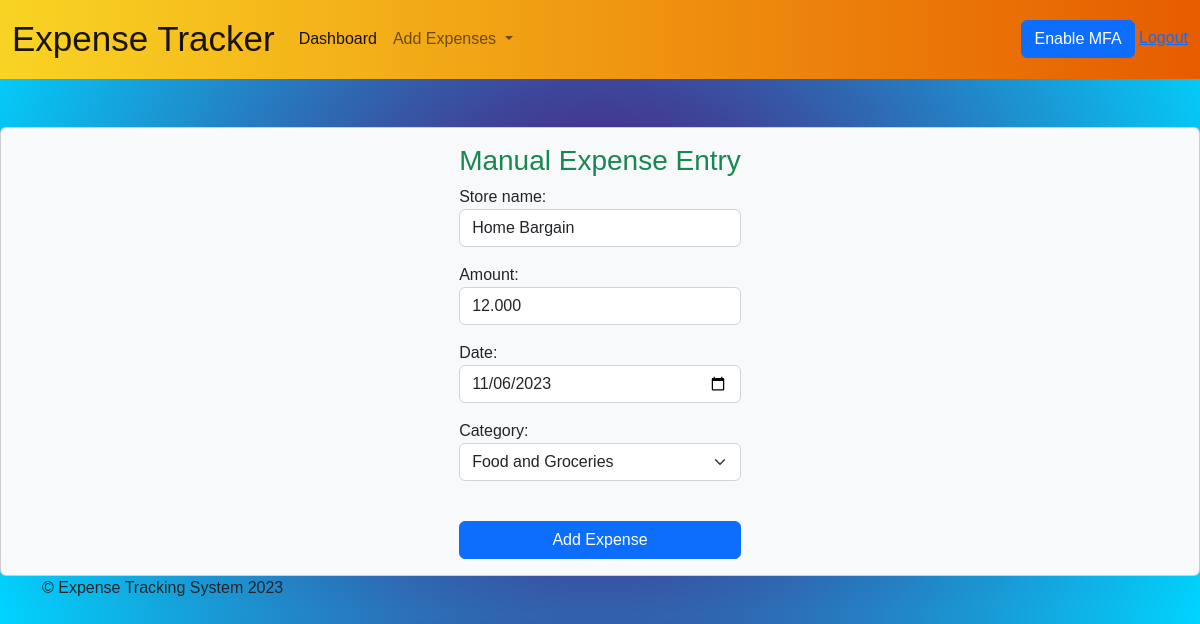
/update-expense/10/update (signed in), run on the app's committed database.
### expenseapp/models.py (models this page shows)
class Expense(models.Model):
     user = models.ForeignKey(User, on_delete=models.CASCADE)
     store_name = models.CharField(max_length=35)
     amount = models.DecimalField(max_digits=20, decimal_places=3)
     date = models.DateField()
     category = models.CharField(max_length=35)
     receipt_image_path = models.CharField(max_length=277, blank=True, null=True)

### expenseapp/views.py (the view, shortened to what this page needs)
# urls.py: path('update-expense/<int:pk>/update', views.ExpenseUpdateView.as_view(),
class ExpenseUpdateView(LoginRequiredMixin, UpdateView):
    model = Expense
    template_name = "manual_expense_entry.html"
    form_class = ExpenseForm
    success_url = reverse_lazy("expense_list")

### expenseapp/forms.py
class ExpenseForm(forms.ModelForm):
    store_name = forms.CharField(widget=forms.TextInput(attrs={'class': 'form-control'}))
    amount = forms.DecimalField(max_digits=20, decimal_places=3, widget=forms.NumberInput(attrs={'class': 'form-control'} ))
    date = forms.DateField(widget=forms.DateInput(attrs={'type': 'date', 'class': 'form-control'}))
    category = forms.ChoiceField(choices=CATEGORIES_CHOICES,
        widget=forms.Select(attrs={'class': 'form-select'}), required=False)
    class Meta:
        model = Expense
        fields = ['store_name', 'amount', 'date', 'category']

### expenseapp/templates/manual_expense_entry.html (shortened to what this page needs)
{% extends 'base.html' %}
{% block content %}
<div class="row">
  <div class="col-sm-12 col-md-12">
   <div class="card bg-light">
    <div style="margin:auto;" class="card-body">
      <h3 class="card-title text-center text-success">Manual Expense Entry</h3>
<form method="post" action="">
  {{ form.as_p }}
  <br>
	<div class="d-grid gap-2">
    <button type="submit" class="btn btn-primary">Add Expense</button>
	</div>
</form>
</div>
</div>
</div>
  </div>
{% endblock %}

### expenseapp/templates/base.html (style rules this page uses)
body { background: radial-gradient(circle, #5c0067 0%, #00d4ff 100%); font-family:Verdana, Geneva, Tahoma, sans-serif; }

### data on the page
Expense: store_name "Home Bargain", amount "12.000", date "11/06/2023", category "Food and Groceries"
